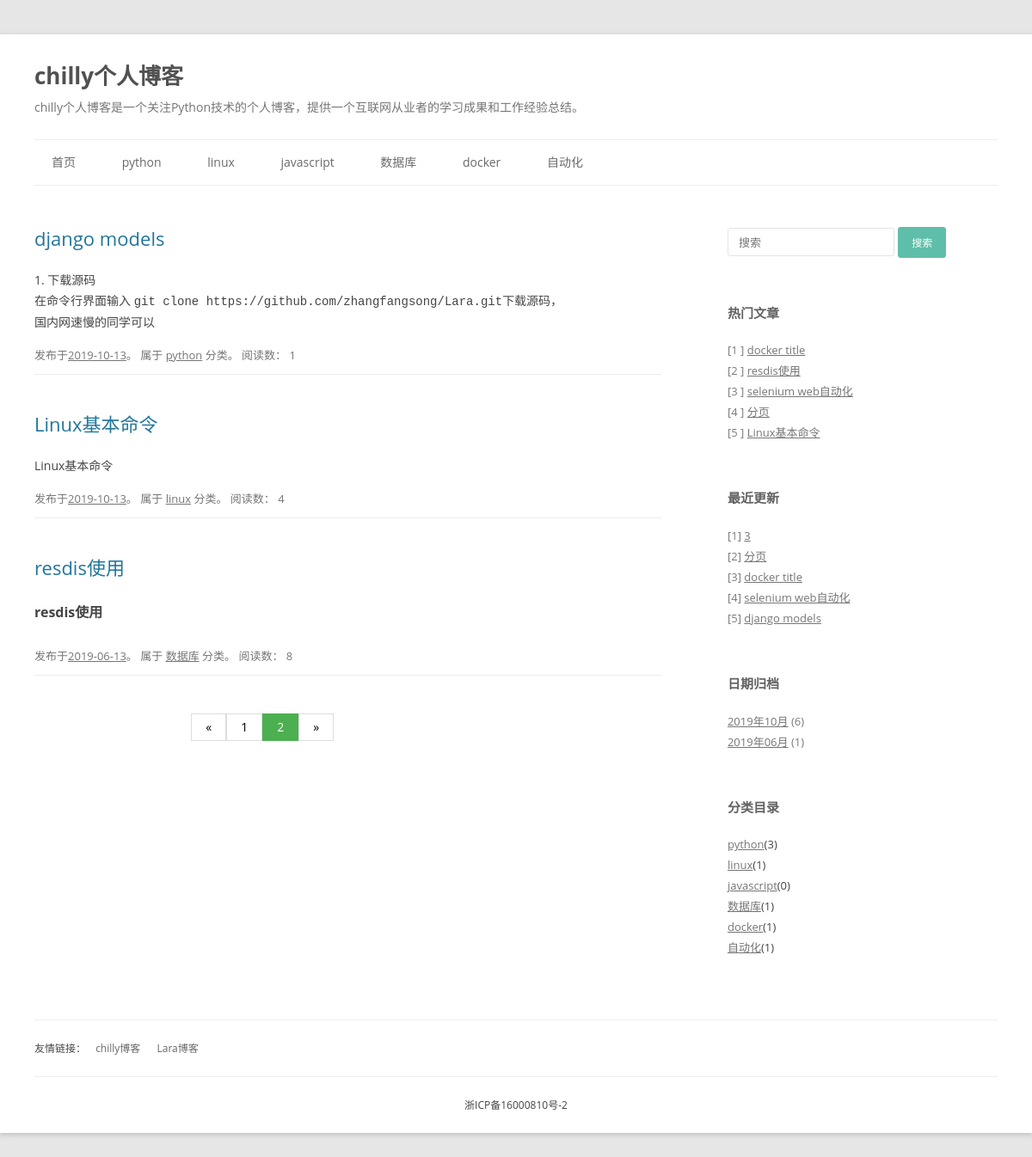
Screenshot of /?page=2 with the database file from the repository.
### blog/models.py (models this page shows, shortened)
class BlogType(models.Model):
    type_name = models.CharField(max_length = 32, verbose_name = '文章类型')
    class Meta:
        verbose_name = "博文类型"
        verbose_name_plural = "博文类型"
    def __str__(self):
        return self.type_name

class Blog(models.Model):
    title = models.CharField(max_length = 100, verbose_name = '文章标题')
    content = RichTextField(verbose_name = '内容')
    blog_type = models.ForeignKey(BlogType, on_delete = models.CASCADE, verbose_name = '文章类型')
    update_time = models.DateTimeField( verbose_name = '更新时间')
    read_count  = models.IntegerField(default = 0, verbose_name = '文章阅读数')
    class Meta:
        ordering = ('-update_time',)
        verbose_name = "博文"
        verbose_name_plural = "博文"

### blog/views.py (the view)
# urls.py: path('', bv.index, name = 'index'),
def index(request):
    context = {}
    if cache.get("blog_types"): # 如果博客类型在缓存中，就从缓存中取得类型
        blog_types = cache.get("blog_types")
        print("从缓存中加载博客类型")
    else:                          #操作DB取博客类型,并且添加缓存
        blog_types = BlogType.objects.all()
        cache.set("blog_types", blog_types, 1800)
        print("添加博客类型缓存")
    if cache.get("all_blogs"):
        all_blogs = cache.get("all_blogs")
        print("从缓存中加载所有博客")
    else:
        all_blogs = Blog.objects.all().order_by('-update_time')
        cache.set("all_blogs", all_blogs, 1800)
        print("添加所有博客缓存")
    paginator = Paginator(all_blogs, settings.INDEX_PAGE_BLOG_COUNT)
    page_num = request.GET.get('page', 1)  # 获取页码参数
    page_of_blogs = paginator.get_page(page_num) #按照时间排序分页后的博客
    current_page = page_of_blogs.number     #当前页码
    page_range = list(range(max(current_page - 2, 1), min(current_page + 3, page_of_blogs.paginator.num_pages)))
    if page_range[0] >= 3:
        page_range.insert(0, "...")
    if page_range[-1] <= page_of_blogs.paginator.num_pages - 2:
        page_range.append("...")
    if page_range[0] != 1:
        page_range.insert(0, 1)
    if page_range[-1] != page_of_blogs.paginator.num_pages:
        page_range.append(page_of_blogs.paginator.num_pages)
    if cache.get("hot_blogs"):
        hot_blogs = cache.get("hot_blogs")
        print("从缓存中加载热门博客")
    else:
        hot_blogs = Blog.objects.all().order_by('-read_count', '-update_time')[:5]
        cache.set("hot_blogs", hot_blogs, 1800)
        print("添加热门博客缓存")
    if cache.get("latest_blogs"):
        latest_blogs = cache.get("latest_blogs")
        print("从缓存中加载最近博客")
    else:
        latest_blogs = Blog.objects.all().order_by('-update_time')[:5]
        cache.set("latest_blogs", latest_blogs, 1800)
        print("添加最近更新博客缓存")
    if cache.get("date_count_dict"):
        date_count_dict = cache.get("date_count_dict")
        print("从缓存中加载日期分类以及数量")
    else:
        date_count_dict = {}
        blog_dates = Blog.objects.dates('update_time', 'month', order='DESC')
        for blog_date in blog_dates:
            count = Blog.objects.filter(update_time__year=blog_date.year, update_time__month=blog_date.month).count()
            date_count_dict[blog_date] = count
        cache.set("date_count_dict", date_count_dict, 1800)
        print("添加最近更新日期分类以及数量")
    context['date_count_dict'] = date_count_dict
    context['page_of_blogs'] = page_of_blogs
    context['page_range'] = page_range
    context['blog_types'] = blog_types
    context['hot_blogs'] = hot_blogs
    context['latest_blogs'] = latest_blogs
    return render(request, 'blog/index.html', context)

### blog/templates/blog/index.html (shortened to what this page needs)
{% load static %}
<!DOCTYPE html>
<html lang="zh-CN">
{% include 'blog/header.html' %}
<body class="home blog custom-background custom-font-enabled single-author">
	<div id="page" class="hfeed site">
		<header id="masthead" class="site-header" role="banner">
			{% include 'blog/title.html' %}
			{% include 'blog/nav.html' %}
		</header>
		<div id="main" class="wrapper">
			<div id="primary" class="site-content">
				<div id="content" role="main">
					{% for blog in page_of_blogs %}
					<article>
						<header class="entry-header">
							<h1 class="entry-title">
								<a href="{% url 'detail' blog.id %}" title="{{blog.title}}" rel="bookmark">{{blog.title}}</a>
							</h1>
						</header>
						<div class="entry-content">{{blog.content | safe | truncatechars_html:100}}</div>
						<footer class="entry-meta">
							发布于<a href="#" title="{{ blog.update_time | date:"Y-m-d" }}" rel="bookmark"><time class="entry-date" datetime="{{ blog.update_time | date:"Y-m-d" }}">{{ blog.update_time | date:"Y-m-d" }}</time></a>。
							属于 <a href="#" title="查看 {{blog.blog_type}}中的全部文章" rel="category">{{blog.blog_type}}</a> 分类。
							阅读数： {{ blog.read_count }}
						</footer>
					</article>
					{% endfor %}
					{% if page_of_blogs and page_range|last != 1 %}
					<ul class="pagination">
						{% if page_of_blogs.has_previous %}
						    <li><a href="?page={{page_of_blogs.previous_page_number}}">«</a></li>
						{% else %}
                            <li><a href="javascript:void(0)">«</a></li>
						{% endif %}
						{% for page in page_range %}
							{% if page == page_of_blogs.number%}
								<li><a class="active" href="#">{{page}}</a></li>
							{% else %}
								{% if page == '...' %}
							    	<li ><a href="javascript:void(0)">{{page}}</a></li>
								{% else %}
                                    <li ><a href="?page={{page}}">{{page}}</a></li>
								{% endif %}
							{% endif %}
						{% endfor %}
						{% if page_of_blogs.has_next %}
						    <li><a href="?page={{page_of_blogs.next_page_number}}">»</a></li>
						{% else %}
                            <li><a href="javascript:void(0)">»</a></li>
						{% endif %}
					</ul>
					{% endif %}
				</div>
			</div>
			{% include 'blog/aside.html' %}
		</div>
		{% include 'blog/footer.html' %}
	</div>
</body>
</html>

### blog/templates/blog/nav.html (shortened to what this page needs)
<nav id="site-navigation" class="main-navigation" role="navigation">
			<ul class="nav-menu">
				<li><a href="/">首页</a></li>
				{% for type in blog_types %}
					<li>
						<a href="{% url 'type' type.id %}">{{ type.type_name }}</a>
					</li>
				{% endfor %}
            </ul>
		</nav>

### blog/templates/blog/aside.html (shortened to what this page needs)
<div id="secondary" class="widget-area" role="complementary">
            <aside id="search-2" class="widget widget_search">
				<form role="search" id="searchform" action="" method="post">
					<div>
						<input placeholder="搜索" type="text" name="keywords" id="s">
						<input type="submit" class="btn btn-default" id="searchsubmit" value="搜索">
					</div>
				</form>
			</aside>
			<aside id="recent-posts-2" class="widget widget_recent_entries">
				<h3 class="widget-title">热门文章</h3>
				<ul>
					{% for blog in hot_blogs %}
					<li><font style="color:#7a7a7a;">[{{ forloop.counter }} ]</font>&nbsp;<a href="{% url 'detail' blog.id %}" title="{{ blog.title }}">{{ blog.title }}</a></li>
					{% endfor %}
				</ul>
			</aside>
			<aside class="widget widget_recent_entries">
				<h3 class="widget-title">最近更新</h3>
				<ul>
					{% for blog in latest_blogs %}
					<li><font style="color:#7a7a7a;">[{{ forloop.counter }}]</font>&nbsp;<a href="{% url 'detail' blog.id %}" title="{{ blog.title }}">{{ blog.title }}</a></li>
					{% endfor %}
				</ul>
			</aside>
			<aside id="archives-2" class="widget widget_archive">
				<h3 class="widget-title">日期归档</h3>
				<ul>
                    {% for blog_date,count in date_count_dict.items  %}
                    <li><a href="{% url 'date' blog_date.year blog_date.month%}" title="{{ blog_date }}">{{ blog_date | date:"Y年m月"  }}</a>&nbsp;<font style="color:#7a7a7a;">({{count}})</font></li>
                    {% endfor %}
                </ul>
			</aside>
			<aside id="categories-2" class="widget widget_categories">
				<h3 class="widget-title">分类目录</h3>
				<ul>
					{% for type in blog_types %}
						<li class="cat-item cat-item-2"><a href="{% url 'type' type.id %}" title="{{ type.type_name }}">{{ type.type_name }}</a>({{type.blog_set.count}})</li>
					{% endfor %}
				</ul>
			</aside>
</div>

### blog/templates/blog/header.html (style rules this page uses)
ul.pagination { display: inline-block; padding: 0; margin: 0; }
ul.pagination li { display: inline; }
ul.pagination li a { color: black; float: left; padding: 8px 16px; text-decoration: none; transition: background-color .3s; border: 1px solid #ddd; }
ul.pagination li a.active { background-color: #4CAF50; color: white; border: 1px solid #4CAF50; }
ul.pagination { margin-left:25%; }
body.custom-background { background-color: #e6e6e6; }

### rows the page displays
BlogType: type_name "python", blog_set.count "3"
BlogType: type_name "linux", blog_set.count "1"
BlogType: type_name "javascript", blog_set.count "0"
BlogType: type_name "数据库", blog_set.count "1"
BlogType: type_name "docker", blog_set.count "1"
BlogType: type_name "自动化", blog_set.count "1"
Blog: title "django models", content "1. 下载源码 在命令行界面输入 git clone https://github.com/zhangfangsong/Lara.git 下载源码， 国内网速慢的同学可以", update_time "2019-10-13", blog_type "python", read_count "1"
Blog: title "Linux基本命令", content "Linux基本命令", update_time "2019-10-13", blog_type "linux", read_count "4"
Blog: title "resdis使用", content "resdis使用", update_time "2019-06-13", blog_type "数据库", read_count "8"
Blog: title "docker title"
Blog: title "selenium web自动化"
Blog: title "分页"
Blog: title "3"

### other values shown
{{ page }} "1"
{{ page }} "2"
{{ blog_date | date:"Y年m月" }} "2019年10月" "2019年06月"
{{ count }} "6" "1"
